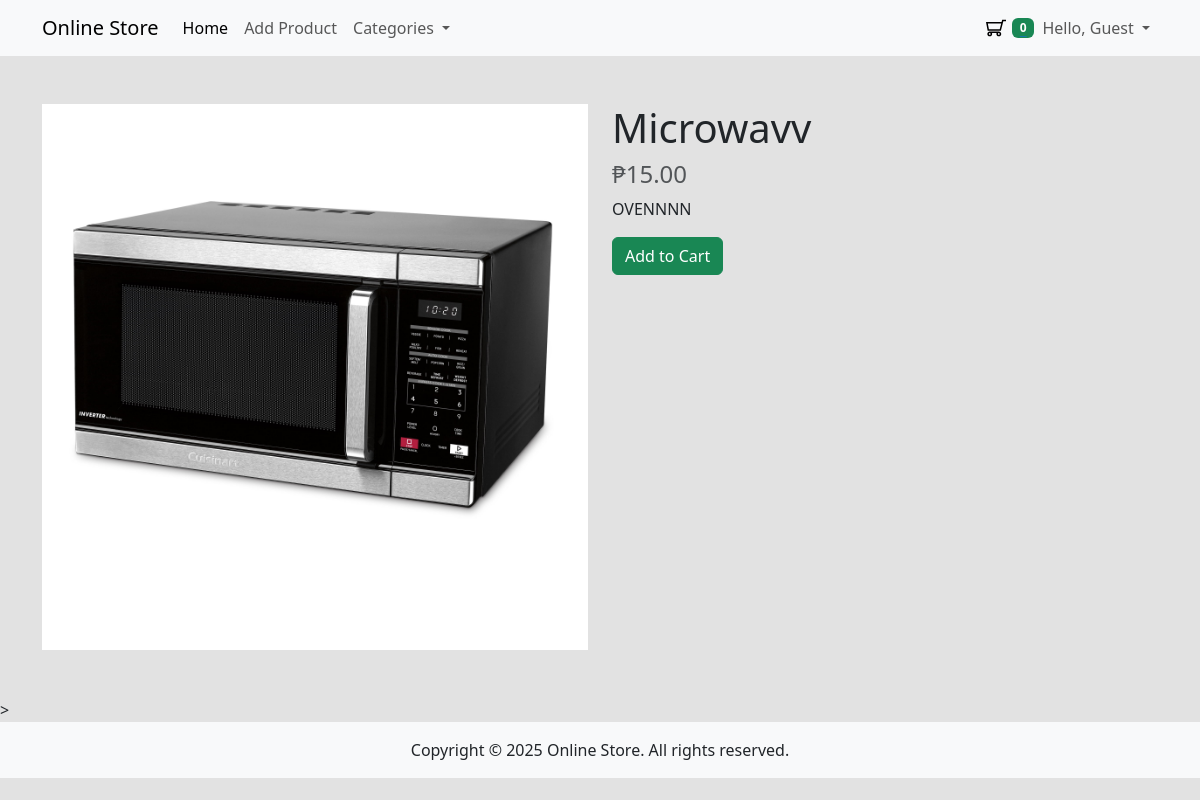
/product.php?id=2, run on the app's committed database.
### tables this page shows
CREATE TABLE `products` (
  `id` int(11) NOT NULL,
  `name` varchar(255) NOT NULL,
  `description` text DEFAULT NULL,
  `price` decimal(10,2) NOT NULL,
  `slug` varchar(255) NOT NULL,
  `image_path` varchar(255) DEFAULT NULL,
  `category_id` int(11) DEFAULT NULL,
  `created_at` timestamp NOT NULL DEFAULT current_timestamp(),
  `updated_at` timestamp NOT NULL DEFAULT current_timestamp() ON UPDATE current_timestamp()
);

### app/includes/database.php (called while the page is built, shortened)
<?php
class Database {
    private $host = "localhost";
    private $db_name = "mini_framework_store";
    private $username = "root";
    private $password = "";
    protected $conn;
    public function __construct() {
        try {
            $this->conn = new \PDO("mysql:host=" . $this->host . ";dbname=" . $this->db_name, $this->username, $this->password);
            $this->conn->setAttribute(\PDO::ATTR_ERRMODE, \PDO::ERRMODE_EXCEPTION);
        } catch (\PDOException $e) {
            die("Connection failed: " . $e->getMessage());
        }
    }
    public function getConnection() {
        return $this->conn;
    }
}

### app/models/Product.php (called while the page is built, shortened)
<?php
class Product extends Database
{
    private $db;
    public function __construct()
    {
        $this->db = $this->getConnection();
    }
    public function getById($id)
    {
        $sql = "SELECT * FROM products WHERE id = :id";
        $stmt = $this->db->prepare($sql);
        $stmt->execute([
            'id' => $id
        ]);
        return $stmt->fetch(\PDO::FETCH_ASSOC);
    }
}

### product.php (the view, shortened to what this page needs)
<?php
$productId = $_GET['id'];
$products = new Product();
$product = $products->getById($productId);
$amounLocale = 'en_PH';
$pesoFormatter = new NumberFormatter($amounLocale, NumberFormatter::CURRENCY);
?>
<div class="container my-5">
    <div class="row">
        <div class="col-md-6">
            <img src="<?php echo $product['image_path'] ?>" alt="Product Image" class="img-fluid">
        </div>
        <div class="col-md-6">
            <h1><?php echo $product['name'] ?></h1>
            <h4 class="text-body-secondary"><?php echo $formattedAmount = $pesoFormatter->formatCurrency($product['price'], 'PHP'); ?></h4>
            <p><?php echo $product['description']; ?></p>
            <div class="d-flex">
                <a href="#" class="btn btn-success mr-2 add-to-cart" data-productid="<?php echo $product['id'] ?>" data-quantity="1">Add to Cart</a>
            </div>
        </div>
    </div>
</div>>

### assets/css/styles.css (style rules this page uses)
.store-body { background-color: #e2e2e2 }

### data on the page
products: image_path (picture), name "Microwavv", price "₱15.00", description "OVENNNN"

### other printed values
countCart() "0"
